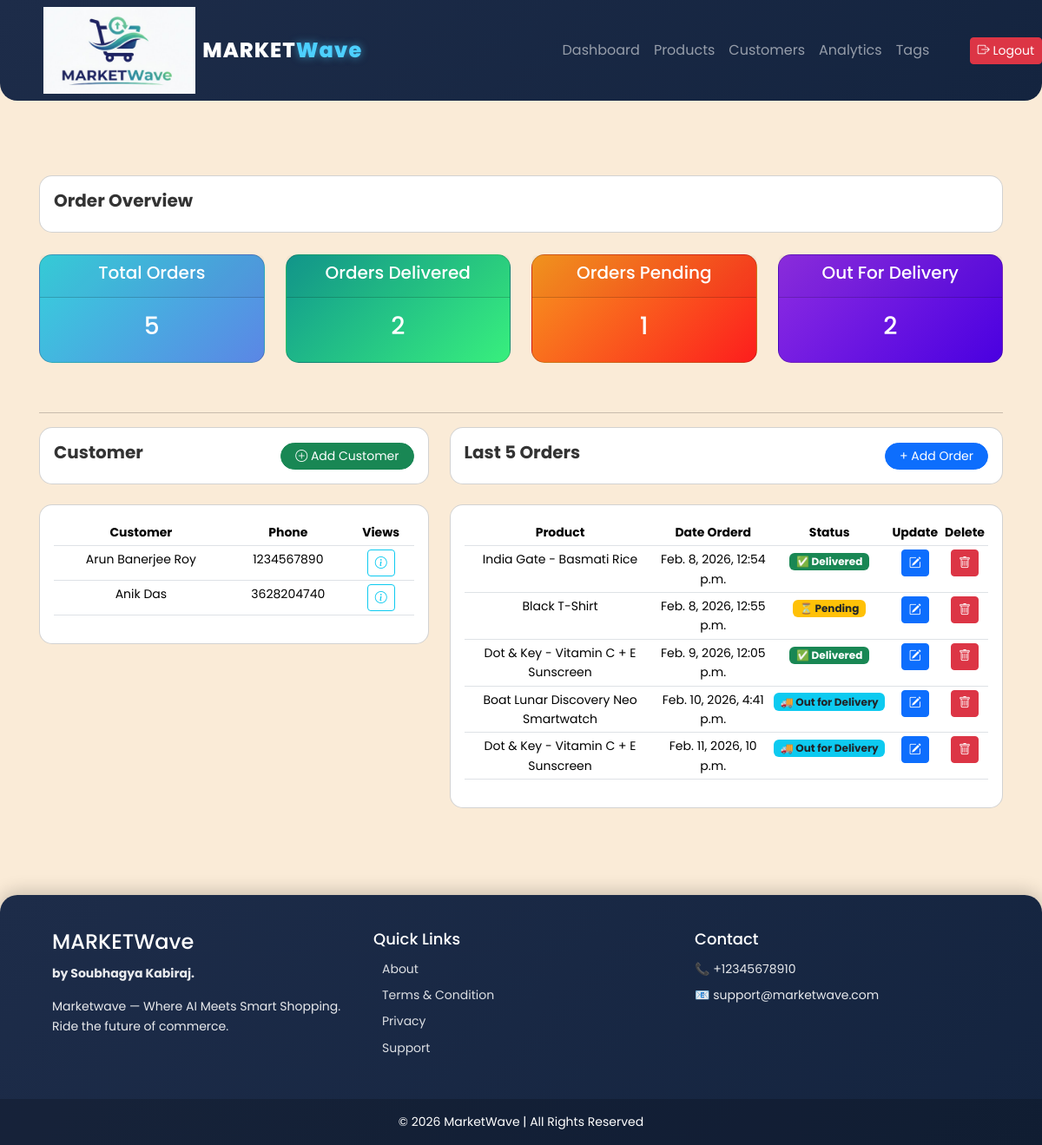
The app's page / (signed in) with its own data.
### account/models.py (models this page shows, shortened)
class Customer(models.Model):
    name=models.CharField(max_length=100)
    phone=models.CharField(max_length=100)
    email=models.CharField(max_length=200)
    date_created=models.DateTimeField(auto_now_add=True, null=True)

class Order(models.Model):
    STATUS=(
        ('pending','pending'),
        ('out for delivery','out for delivery'),
        ('Delivered','Delivered')
    )
    customer=models.ForeignKey(Customer,null=True,on_delete=models.CASCADE)
    Product=models.ForeignKey(Product,null=True,on_delete=models.CASCADE)
    date_created=models.DateTimeField(auto_now_add=True,null=True)
    status=models.CharField(max_length=100,null=True,choices=STATUS)

class Product(models.Model):
    CATEGORY=(
        ('Indoor', 'Indoor'),
        ('Out door', 'Outdoor'),
    )
    name=models.CharField(max_length=100,null=True)
    price=models.FloatField(null=True)
    category=models.CharField(max_length=100,null=True,choices=CATEGORY)
    description=models.CharField(max_length=200,null=True,blank=True)
    date_created=models.DateTimeField(auto_now_add=True,null=True)
    pic=models.ImageField(blank=True,null=True,upload_to='product_image')
    tags=models.ManyToManyField(Tag)
    def __str__(self):
        return self.name

### account/views.py (the view)
# urls.py: path('',views.Home,name='home'),
@login_required(login_url='loginpage')
def Home(request):
    orders=Order.objects.all()
    customers=Customer.objects.all()
    total_customer=customers.count()
    total_order=orders.count()
    delivered=orders.filter(status='Delivered').count()
    pending=orders.filter(status='pending').count()
    out_for_delivery=orders.filter(status='out for delivery').count()
    context={
        'total_customer':total_customer,
        'total_order':total_order,
        'delivered':delivered,
        'pending':pending,
        'out_for_delivery':out_for_delivery,
        'customers':customers,
        'orders':orders,
    }
    return render(request,'account/dashboard.html',context)

### template/account/dashboard.html
{% extends 'main.html' %}
{% block content %}
{% include 'status.html' %}
<br>
<hr>
<div class="row" style="font-size: 14px; text-align: center;">
	<div class="col-md-5">
		<div class="card card-body d-flex flex-row justify-content-between align-items-center">
			<h5 class="fw-bold">Customer</h5>
			<a class="btn btn-success btn-sm rounded-pill px-3" href="{% url 'create_customer' %}">
				<i class="bi bi-plus-circle"></i> Add Customer
			</a>
		</div>
		<br>
		<div class="card card-body">
			<table class="table table-sm">
				<tr>
					<th>Customer</th>
					<th>Phone</th>
					<th>Views</th>
				</tr>
				{% for customer in customers %}
				<tr>
					<td>{{customer.name}}</td>
					<td>{{customer.phone}}</td>
					<td><a href="{% url 'customer' customer.id %}" class="btn btn-sm btn-outline-info"
							title="View Customer">
							<i class="bi bi-info-circle"></i>
						</a>
					</td>
				</tr>
				{% endfor %}
			</table>
		</div>
	</div>
	<div class="col-md-7" style="font-size: 14px; text-align: center;">
		<div class="card card-body d-flex flex-row justify-content-between align-items-center">
			<h5 class="fw-bold">Last 5 Orders</h5>
			<a class="btn btn-primary btn-sm rounded-pill px-3" href="{% url 'create_order' %}">
				+ Add Order
			</a>
		</div>
		<br>
		<div class="card card-body">
			<table class="table table-sm">
				<tr>
					<th>Product</th>
					<th>Date Orderd</th>
					<th>Status</th>
					<th>Update</th>
					<th>Delete</th>
				</tr>
				{% for order in orders %}
				<tr>
					<td>{{order.Product}}</td>
					<td>{{order.date_created}}</td>
					<td style="font-size: medium;">
						{% if order.status == 'Delivered' %}
						<span class="badge bg-success">✅ Delivered</span>
						{% elif order.status == 'pending' %}
						<span class="badge bg-warning text-dark">⏳ Pending</span>
						{% else %}
						<span class="badge bg-info text-dark">🚚 Out for Delivery</span>
						{% endif %}
					</td>
					<td><a href="{% url 'updateorder' order.id %}" class="btn btn-sm btn-primary">
							<i class="bi bi-pencil-square"></i>
						</a>
					</td>
					<td><a class="btn btn-sm btn-danger" href="{% url 'deleteorder' order.id %}">
							<i class="bi bi-trash"></i>
						</a>
					</td>
				</tr>
				{% endfor %}
			</table>
		</div>
	</div>
</div>
{% endblock %}

### static/css/main.css (style rules this page uses)
* body { font-family: 'Poppins', sans-serif; background-color: antiquewhite; color: #333; line-height: 1.6; }
html { scroll-behavior: smooth; }
.card { border-radius: 15px; transition: transform 0.3s ease, box-shadow 0.3s ease; }

### records on screen
Customer: name "Arun Banerjee Roy", phone "1234567890"
Customer: name "Anik Das", phone "3628204740"
Order: Product "India Gate - Basmati Rice", date_created "Feb. 8, 2026, 12:54 p.m.", status "✅ Delivered"
Order: Product "Black T-Shirt", date_created "Feb. 8, 2026, 12:55 p.m.", status "⏳ Pending"
Order: Product "Dot & Key - Vitamin C + E Sunscreen", date_created "Feb. 9, 2026, 12:05 p.m.", status "✅ Delivered"
Order: Product "Boat Lunar Discovery Neo Smartwatch", date_created "Feb. 10, 2026, 4:41 p.m.", status "🚚 Out for Delivery"
Order: Product "Dot & Key - Vitamin C + E Sunscreen", date_created "Feb. 11, 2026, 10 p.m.", status "🚚 Out for Delivery"

### other values on screen
{{ total_order }} "5"
{{ delivered }} "2"
{{ pending }} "1"
{{ out_for_delivery }} "2"
